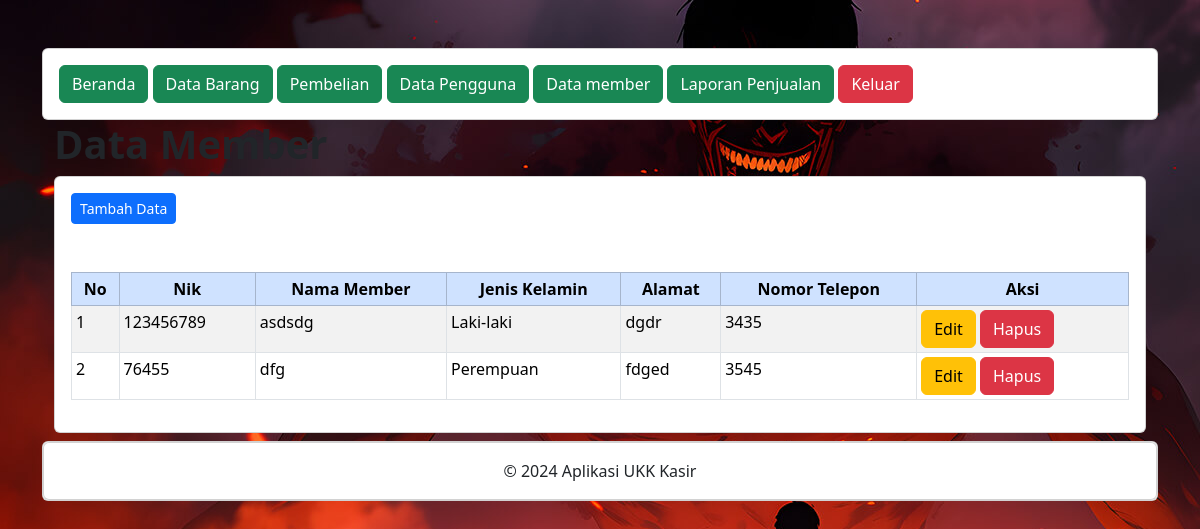
The page /administrator/data_member.php (signed in) on the database its author committed.
### tables this page shows
CREATE TABLE `member` (
  `NIK` varchar(16) NOT NULL,
  `Nama` varchar(35) NOT NULL,
  `JenisKelamin` enum('Laki-laki','Perempuan') NOT NULL,
  `Alamat` text NOT NULL,
  `NomorTelepon` varchar(15) NOT NULL
);

### administrator/data_member.php (the view, shortened to what this page needs)
<?php
include "header.php";
include "navbar.php";
?>
    <div class="content-wrapper">
    <div class="content-header">
        <div class="container-fluid">
            <div class="row mb-2">
                    <h1 class="m-0"><b>Data Member</h1></b>
                </div>
                <div class="card mt-2">
                <div class="card-body">
    <button type="button" class="btn btn-primary btn-sm" data-bs-toggle="modal" data-bs-target="#tambah-data"><i class="fas fa-plus"></i>
      Tambah Data
</button>
</div>
<div class="card-body">
  <table class="table">
    <table class="table table-bordered table-striped table-sm mt-3">
        <thead class="thead-primary">
        <tr class="table-primary" class="fw-bold" align="center">
      <th>No</th>
      <th>Nik</th>
      <th>Nama Member</th>
      <th>Jenis Kelamin</th>
      <th>Alamat</th>
      <th>Nomor Telepon</th>
      <th>Aksi</th>
    </tr>
  </thead>
  <tbody>
    <?php
    include '../koneksi.php';
    $no = 1;
    $data = mysqli_query($koneksi,"select * from member");
    while($d = mysqli_fetch_array($data)){
      ?>
    <tr>
      <td><?php echo $no++; ?></td>
      <td><?php echo $d['NIK']; ?></td>
      <td><?php echo $d['Nama']; ?></td>
      <td><?php echo $d['JenisKelamin']; ?></td>
      <td><?php echo $d['Alamat']; ?></td>
      <td><?php echo $d['NomorTelepon']; ?></td>
      <td>
      <button type="button" class="btn btn-warning" data-bs-toggle="modal" data-bs-target="#edit-data<?php echo $d['NIK']; ?>"><i class="fas fa-edit"></i>
      Edit
      </button>
      <button type="button" class="btn btn-danger" data-bs-toggle="modal" data-bs-target="#hapus-data<?php echo $d['NIK']; ?>"><i class="fas fa-trash-alt"></i>
      Hapus
      </button>
      </td>
    </tr>
<?php } ?>
  </tbody>
</table>
</div>
</div>
  </div>
</div>
</div>
</div>
 <?php
include "footer.php";
?>

### administrator/header.php (style rules this page uses)
body { background-image: url(../assets/bg.jpg); }

### rows shown on the page
member: NIK "123456789", Nama "asdsdg", JenisKelamin "Laki-laki", Alamat "dgdr", NomorTelepon "3435"
member: NIK "76455", Nama "dfg", JenisKelamin "Perempuan", Alamat "fdged", NomorTelepon "3545"
